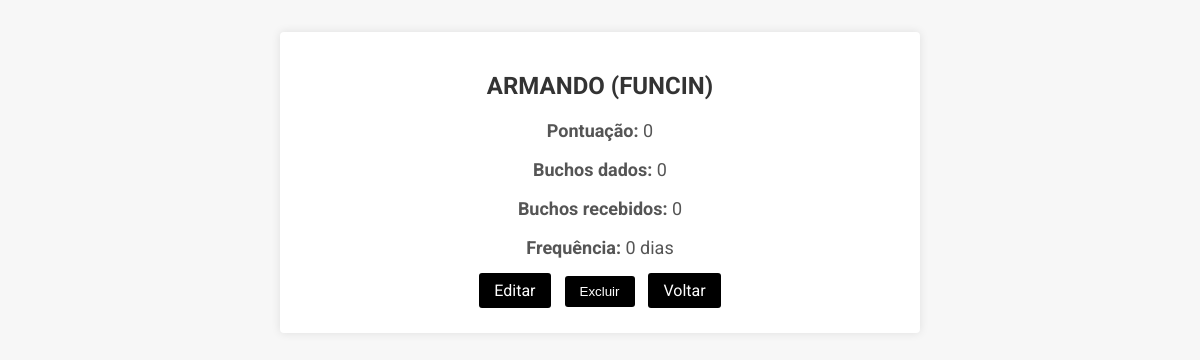
/player/2 (signed in), run on the app's committed database.
### app.py (models this page shows)
class Player(db.Model):
    id = db.Column(db.Integer, primary_key=True)
    name = db.Column(db.String(80), nullable=False)
    points = db.Column(db.Integer, nullable=False, default=0)
    buchos_dados = db.Column(db.Integer, nullable=False, default=0)
    buchos_recebidos = db.Column(db.Integer, nullable=False, default=0)
    frequencia_dias = db.Column(db.Integer, nullable=False, default=0)
    image_filename = db.Column(db.String(120), nullable=True)
    game_day_details = db.relationship("GameDayPlayerDetails", back_populates="player")

### app.py (the view)
@app.route('/player/<int:player_id>')
def view_player(player_id):
    player = Player.query.get_or_404(player_id)
    return render_template('player_details.html', player=player)

### app.py (called while the page is built)
@login.user_loader
def load_user(id):
    return User.query.get(int(id))

### templates/player_details.html (shortened to what this page needs)
{% extends "base.html" %}
{% block content %}
<div class="player-details">
    <h2>{{ player.name }}</h2>
    <p><strong>Pontuação:</strong> {{ player.points }}</p>
    <p><strong>Buchos dados:</strong> {{ player.buchos_dados }}</p>
    <p><strong>Buchos recebidos:</strong> {{ player.buchos_recebidos }}</p>
    <p><strong>Frequência:</strong> {{ player.frequencia_dias }} dias</p>
    <div class="player-actions">
    {% if current_user.is_authenticated %}
            <a href="{{ url_for('edit_player', player_id=player.id) }}">Editar</a>
            <form method="post" action="{{ url_for('delete_player', player_id=player.id) }}" style="display: inline;">
                <button type="submit" onclick="return confirm('Tem certeza que deseja excluir?');">Excluir</button>
            </form>
    {% endif %}
        <a href="{{ url_for('home') }}">Voltar</a>
    </div>
{% endblock %}

### templates/player_details.html (style rules this page uses)
body { font-family: 'Roboto', sans-serif; background-color: #f7f7f7; margin: 0; padding: 0; }
.player-details { max-width: 600px; margin: 2em auto; padding: 20px; background-color: #fff; box-shadow: 0 0 10px rgba(0,0,0,0.1); border-radius: 4px; text-align: center; }
.player-details h2 { color: #333; margin-bottom: 20px; }
.player-details p { font-size: 18px; margin-bottom: 10px; color: #555; }
.player-actions a, .player-actions button { display: inline-block; margin: 5px; padding: 8px 15px; text-decoration: none; border-radius: 3px; border: none; background-color: #000; color: #fff; transition: background-color 0.3s; }
.player-actions form { display: inline; }

### data on the page
Player: name "ARMANDO (FUNCIN)", points "0", buchos_dados "0", buchos_recebidos "0", frequencia_dias "0"
